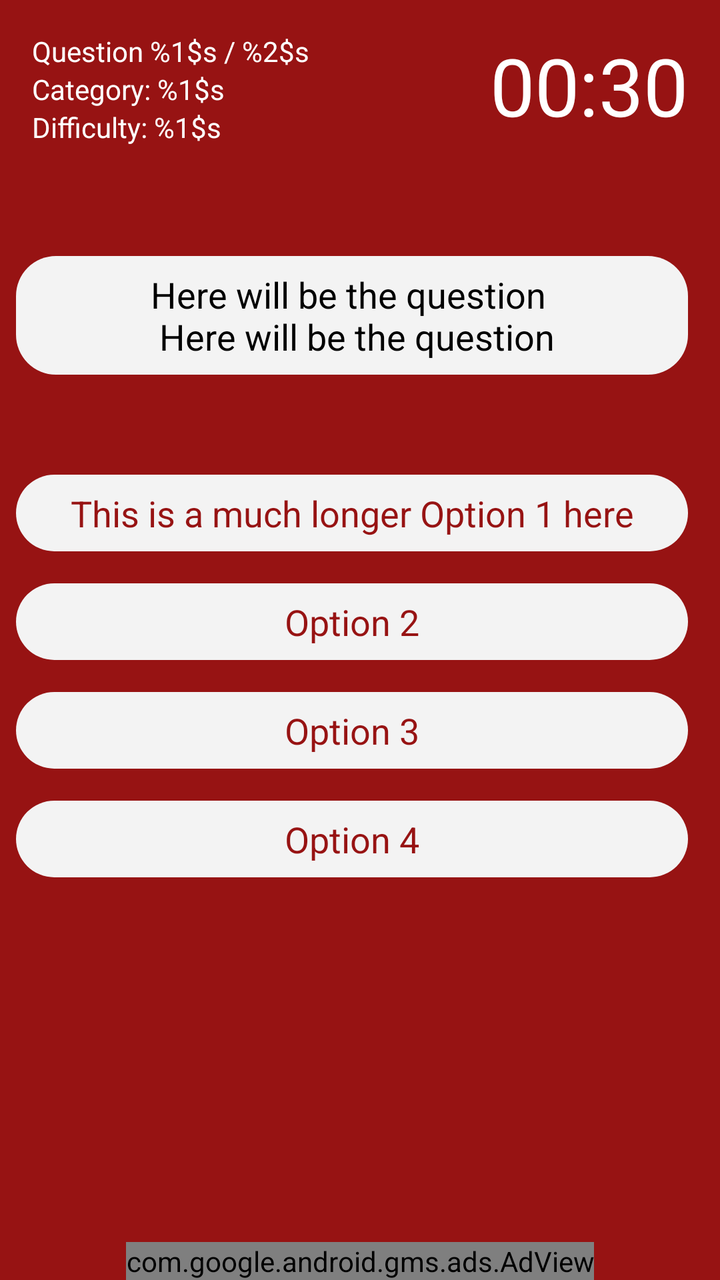
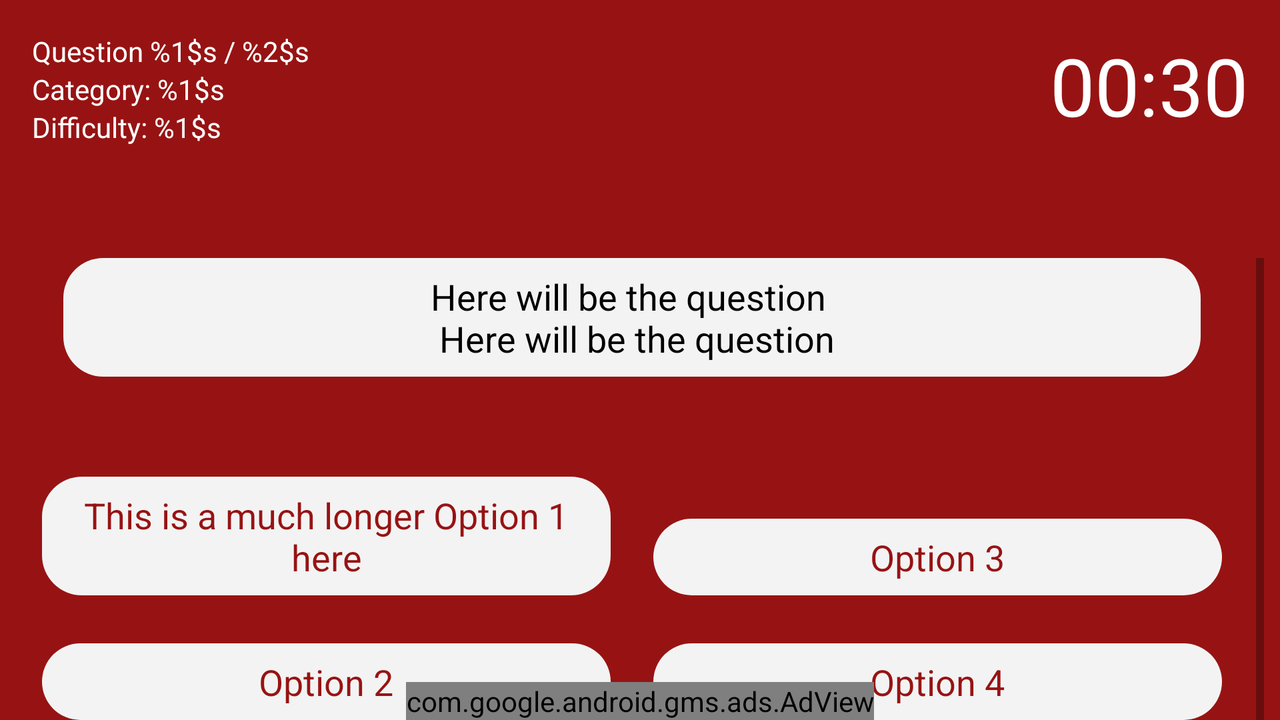

Compare how this app lays out the same screen by default and in its alternative resource folder. The renders come first, then the two layout files and the values they reference.
<!-- AndroidManifest.xml: application theme AppTheme -->
<!-- res/layout/activity_quiz.xml -->
<?xml version="1.0" encoding="utf-8"?>
<androidx.constraintlayout.widget.ConstraintLayout xmlns:android="http://schemas.android.com/apk/res/android"
    xmlns:app="http://schemas.android.com/apk/res-auto"
    xmlns:tools="http://schemas.android.com/tools"
    android:layout_width="match_parent"
    android:layout_height="match_parent"
    android:background="@color/appRed"
    tools:context=".ui.QuizActivity">

    <RelativeLayout
        android:id="@+id/quizRelativeLayout"
        android:layout_width="match_parent"
        android:layout_height="wrap_content"
        android:padding="16dp">

        <TextView
            android:id="@+id/tvQuestionsCountQuiz"
            style="@style/qV"
            android:freezesText="true"
            android:text="@string/questionsCount" />

        <TextView
            android:id="@+id/tvCategoryQuiz"
            style="@style/qV"
            android:layout_below="@id/tvQuestionsCountQuiz"
            android:freezesText="true"
            android:text="@string/category" />

        <TextView
            android:id="@+id/tvDifficultyLevelQuiz"
            style="@style/qV"
            android:layout_below="@id/tvCategoryQuiz"
            android:freezesText="true"
            android:text="@string/difficulty" />

        <TextView
            android:id="@+id/tvCountdownQuiz"
            style="@style/qV"
            android:layout_alignParentEnd="true"
            android:freezesText="true"
            android:text="@string/timerDefault"
            android:textSize="40sp" />
    </RelativeLayout>

    <ScrollView
        android:layout_width="match_parent"
        android:layout_height="wrap_content"
        app:layout_constraintTop_toBottomOf="@id/quizRelativeLayout"
        android:layout_marginEnd="8dp">

        <LinearLayout
            android:layout_width="match_parent"
            android:layout_height="wrap_content"
            android:layout_marginStart="8dp"
            android:layout_marginEnd="8dp"
            android:orientation="vertical">

            <TextView
                android:layout_width="match_parent"
                android:layout_height="wrap_content"
                android:layout_marginTop="20dp" />

            <TextView
                android:id="@+id/tvQuestionQuiz"
                style="@style/qO"
                android:layout_width="match_parent"
                android:text="Here will be the question \n Here will be the question"
                android:freezesText="true"
                android:textColor="@android:color/black" />

            <TextView
                android:id="@+id/tvOption1Quiz"
                style="@style/qO"
                android:layout_width="match_parent"
                android:layout_marginTop="50dp"
                android:text="This is a much longer Option 1 here"
                android:freezesText="true"/>

            <TextView
                android:id="@+id/tvOption2Quiz"
                style="@style/qO"
                android:layout_width="match_parent"
                android:layout_marginTop="16dp"
                android:freezesText="true"
                android:text="Option 2" />

            <TextView
                android:id="@+id/tvOption3Quiz"
                style="@style/qO"
                android:layout_width="match_parent"
                android:layout_marginTop="16dp"
                android:freezesText="true"
                android:text="Option 3" />

            <TextView
                android:id="@+id/tvOption4Quiz"
                style="@style/qO"
                android:layout_width="match_parent"
                android:layout_marginTop="16dp"
                android:freezesText="true"
                android:text="Option 4" />

            <TextView
                android:layout_width="wrap_content"
                android:layout_height="170dp"/>
        </LinearLayout>

    </ScrollView>

    <com.google.android.gms.ads.AdView xmlns:ads="http://schemas.android.com/apk/res-auto"
        android:id="@+id/quizView"
        android:layout_width="wrap_content"
        android:layout_height="wrap_content"
        android:layout_alignParentBottom="true"
        android:layout_centerHorizontal="true"
        ads:adSize="BANNER"
        ads:adUnitId="@string/ad_quiz_bottom"
        ads:layout_constraintBottom_toBottomOf="parent"
        ads:layout_constraintEnd_toEndOf="parent"
        ads:layout_constraintStart_toStartOf="parent" />

    <TextView
        android:id="@+id/quizAdPlaceholder"
        android:layout_width="match_parent"
        android:layout_height="wrap_content"
        android:padding="16dp"
        android:layout_marginStart="24dp"
        android:layout_marginEnd="24dp"
        android:background="@android:color/holo_purple"
        android:text="@string/eShowErrorAds"
        android:textSize="@dimen/text18"
        android:textStyle="italic"
        android:gravity="center"
        android:visibility="gone"
        android:textColor="@android:color/white"
        app:layout_constraintBottom_toBottomOf="parent"
        app:layout_constraintStart_toStartOf="parent"/>

</androidx.constraintlayout.widget.ConstraintLayout>
<!-- resources referenced by this layout -->
<resources>
  <color name="appRed">#971313</color>
  <dimen name="text18">18sp</dimen>
  <string name="ad_quiz_bottom" translatable="false">ca-app-pub-9109965128312930/9816928154</string>
  <string name="category">Category: %1$s</string>
  <string name="difficulty">Difficulty: %1$s</string>
  <string name="eShowErrorAds">unable to show ads</string>
  <string name="questionsCount">Question %1$s / %2$s</string>
  <string name="timerDefault" translatable="false">00:30</string>
  <style name="qO">
          <item name="android:layout_height">wrap_content</item>
          <item name="android:background">@drawable/question</item>
          <item name="android:textSize">@dimen/text18</item>
          <item name="android:textColor">@color/appRed</item>
          <item name="android:gravity">center</item>
      </style>
  <style name="qV">
          <item name="android:layout_width">wrap_content</item>
          <item name="android:layout_height">wrap_content</item>
          <item name="android:textSize">14sp</item>
          <item name="android:textColor">@color/appWhite</item>
      </style>
  <style name="AppTheme" parent="Theme.AppCompat.Light.NoActionBar">
          
          <item name="android:windowBackground">@color/appRed</item>
          <item name="colorPrimary">@color/colorPrimary</item>
          <item name="colorPrimaryDark">@color/colorPrimaryDark</item>
          <item name="colorAccent">@color/colorAccent</item>
          <item name="android:textViewStyle">@style/TextViewWhite</item>
          <item name="editTextStyle">@style/EditTextWhite</item>
          <item name="checkboxStyle">@style/CheckBoxWhite</item>
      </style>
  <!-- drawable question (drawable) -->
  <?xml version="1.0" encoding="utf-8"?>
  <shape xmlns:android="http://schemas.android.com/apk/res/android"
      android:shape="rectangle">
  
      <corners android:radius="20dp"/>
      <padding
          android:bottom="7dp"
          android:top="7dp"
          android:left="7dp"
          android:right="7dp"/>
      <solid android:color="@color/qBG_Lite"/>
  </shape>
  <color name="appWhite">#ffffff</color>
  <color name="colorPrimary">#c71e1e</color>
  <color name="colorPrimaryDark">#a10c0c</color>
  <color name="colorAccent">#dcfc6e1c</color>
  <style name="TextViewWhite" parent="android:Widget.TextView">
          <item name="android:textColor">@color/appWhite</item>
      </style>
  <style name="EditTextWhite" parent="android:Widget.EditText">
          <item name="android:textColor">@color/appWhite</item>
          <item name="android:textColorHint">@color/etGrey</item>
          <item name="android:backgroundTint">@color/etGrey</item>
      </style>
  <style name="CheckBoxWhite" parent="android:Widget.CompoundButton.CheckBox">
          <item name="android:textColor">@color/appWhite</item>
          <item name="android:buttonTint">@color/appWhite</item>
      </style>
  <color name="qBG_Lite">#f3f3f3</color>
  <color name="etGrey">#9c9797</color>
</resources>
<!-- res/layout-w600dp/activity_quiz.xml (the repository's variant of the layout above) -->
<!-- drawn on the phone turned sideways -->
<?xml version="1.0" encoding="utf-8"?>
<androidx.constraintlayout.widget.ConstraintLayout xmlns:android="http://schemas.android.com/apk/res/android"
    xmlns:app="http://schemas.android.com/apk/res-auto"
    xmlns:tools="http://schemas.android.com/tools"
    android:layout_width="match_parent"
    android:layout_height="match_parent"
    android:background="@color/appRed"
    tools:context=".ui.QuizActivity">

    <RelativeLayout
        android:id="@+id/quizRelativeLayout"
        android:layout_width="match_parent"
        android:layout_height="wrap_content"
        android:padding="16dp">

        <TextView
            android:id="@+id/tvQuestionsCountQuiz"
            style="@style/qV"
            android:freezesText="true"
            android:text="@string/questionsCount" />

        <TextView
            android:id="@+id/tvCategoryQuiz"
            style="@style/qV"
            android:layout_below="@id/tvQuestionsCountQuiz"
            android:freezesText="true"
            android:text="@string/category" />

        <TextView
            android:id="@+id/tvDifficultyLevelQuiz"
            style="@style/qV"
            android:layout_below="@id/tvCategoryQuiz"
            android:freezesText="true"
            android:text="@string/difficulty" />

        <TextView
            android:id="@+id/tvCountdownQuiz"
            style="@style/qV"
            android:layout_alignParentEnd="true"
            android:freezesText="true"
            android:text="@string/timerDefault"
            android:textSize="40sp" />
    </RelativeLayout>

    <ScrollView
        android:layout_width="match_parent"
        android:layout_height="wrap_content"
        app:layout_constraintTop_toBottomOf="@id/quizRelativeLayout"
        android:layout_marginTop="40dp"
        android:layout_marginEnd="8dp">


        <androidx.constraintlayout.widget.ConstraintLayout
            android:layout_width="match_parent"
            android:layout_height="wrap_content"
            android:id="@+id/constraintsQuiz">

            <TextView
                android:id="@+id/tvQuestionQuiz"
                style="@style/qO"
                android:layout_width="0dp"
                android:freezesText="true"
                app:layout_constraintWidth_percent="0.9"
                android:text="Here will be the question \n Here will be the question"
                android:textColor="@android:color/black"
                app:layout_constraintTop_toTopOf="@id/constraintsQuiz"
                app:layout_constraintStart_toStartOf="@id/constraintsQuiz"
                app:layout_constraintEnd_toEndOf="@id/constraintsQuiz"/>

            <TextView
                android:id="@+id/tvOption1Quiz"
                style="@style/qO"
                android:layout_width="0dp"
                android:layout_marginTop="50dp"
                android:freezesText="true"
                app:layout_constraintWidth_percent="0.45"
                android:text="This is a much longer Option 1 here"
                app:layout_constraintTop_toBottomOf="@id/tvQuestionQuiz"
                app:layout_constraintStart_toStartOf="@id/constraintsQuiz"
                app:layout_constraintEnd_toStartOf="@id/tvOption3Quiz"/>

            <TextView
                android:id="@+id/tvOption2Quiz"
                style="@style/qO"
                android:layout_width="0dp"
                android:layout_marginTop="24dp"
                android:freezesText="true"
                app:layout_constraintWidth_percent="0.45"
                android:text="Option 2"
                app:layout_constraintTop_toBottomOf="@id/tvOption1Quiz"
                app:layout_constraintStart_toStartOf="@id/constraintsQuiz"
                app:layout_constraintEnd_toStartOf="@id/tvOption4Quiz"/>

            <TextView
                android:id="@+id/tvOption3Quiz"
                style="@style/qO"
                android:layout_width="0dp"
                android:layout_marginTop="16dp"
                android:freezesText="true"
                app:layout_constraintWidth_percent="0.45"
                android:text="Option 3"
                app:layout_constraintBottom_toBottomOf="@id/tvOption1Quiz"
                app:layout_constraintStart_toEndOf="@id/tvOption1Quiz"
                app:layout_constraintEnd_toEndOf="@id/constraintsQuiz"/>

            <TextView
                android:id="@+id/tvOption4Quiz"
                style="@style/qO"
                android:layout_width="0dp"
                android:layout_marginTop="24dp"
                android:freezesText="true"
                app:layout_constraintWidth_percent="0.45"
                android:text="Option 4"
                app:layout_constraintBottom_toBottomOf="@id/tvOption2Quiz"
                app:layout_constraintStart_toEndOf="@id/tvOption2Quiz"
                app:layout_constraintEnd_toEndOf="@id/constraintsQuiz"/>

            <TextView
                android:layout_width="wrap_content"
                android:layout_height="170dp"
                app:layout_constraintStart_toStartOf="@id/constraintsQuiz"
                app:layout_constraintTop_toBottomOf="@id/tvOption4Quiz"/>

        </androidx.constraintlayout.widget.ConstraintLayout>
    </ScrollView>

    <com.google.android.gms.ads.AdView xmlns:ads="http://schemas.android.com/apk/res-auto"
        android:id="@+id/quizView"
        android:layout_width="wrap_content"
        android:layout_height="wrap_content"
        ads:adSize="BANNER"
        ads:adUnitId="@string/ad_quiz_bottom"
        ads:layout_constraintBottom_toBottomOf="parent"
        ads:layout_constraintEnd_toEndOf="parent"
        ads:layout_constraintStart_toStartOf="parent" />

    <TextView
        android:id="@+id/quizAdPlaceholder"
        android:layout_width="match_parent"
        android:layout_height="wrap_content"
        android:padding="16dp"
        android:layout_marginStart="64dp"
        android:layout_marginEnd="64dp"
        android:background="@android:color/holo_purple"
        android:text="@string/eShowErrorAds"
        android:textSize="@dimen/text18"
        android:textStyle="italic"
        android:gravity="center"
        android:visibility="gone"
        android:textColor="@android:color/white"
        app:layout_constraintBottom_toBottomOf="parent"
        app:layout_constraintStart_toStartOf="parent"/>

</androidx.constraintlayout.widget.ConstraintLayout>
